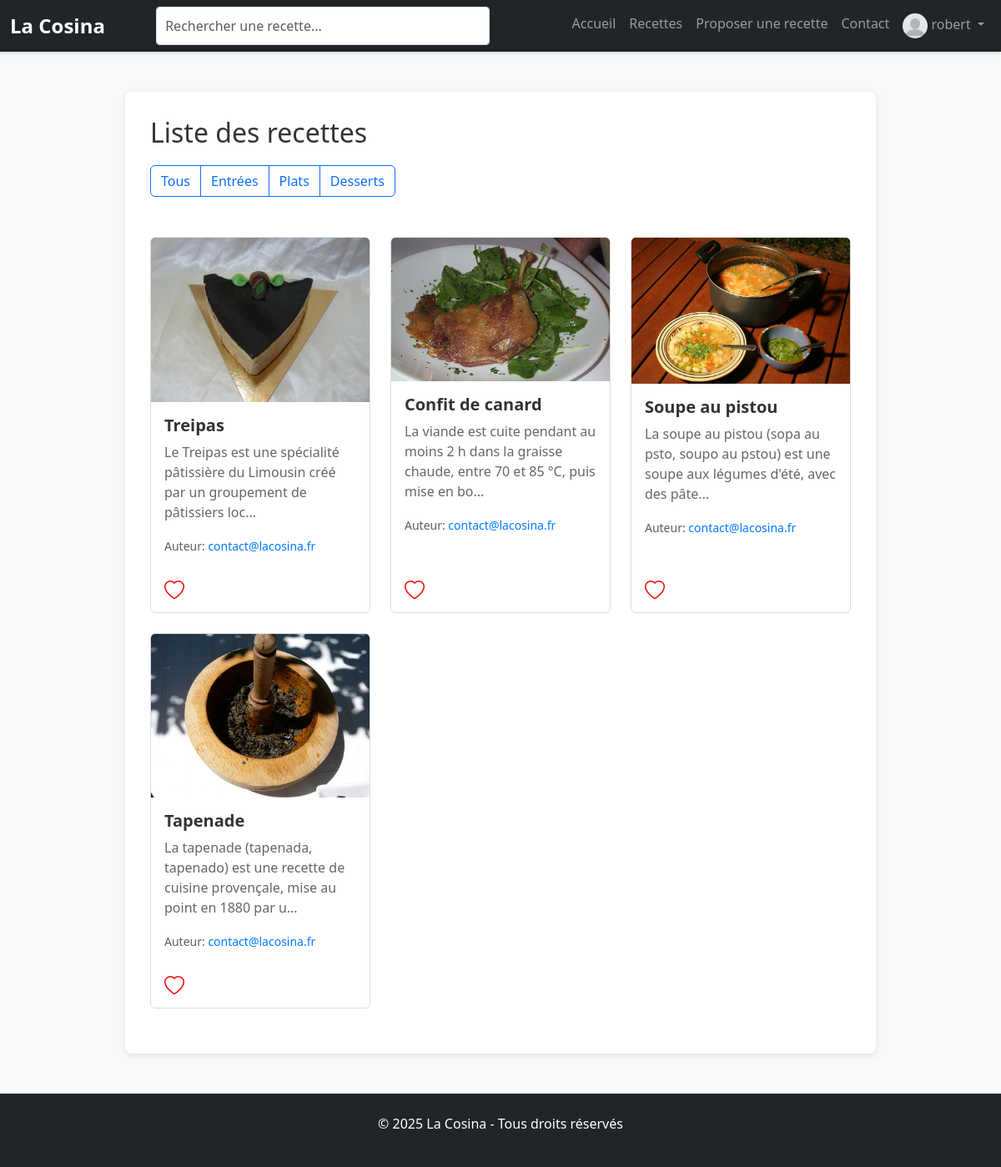
/ (signed in), run on the app's committed database.
### tables this page shows
CREATE TABLE `recettes` (
    `id` int NOT NULL AUTO_INCREMENT,
    `titre` varchar(100) NOT NULL,
    `description` text NOT NULL,
    `auteur` varchar(100) NOT NULL,
    `image` varchar(100) DEFAULT NULL,
    `date_creation` datetime NOT NULL,
    `type_plat` enum('Entrée', 'Plat', 'Dessert') DEFAULT 'Plat',
    `isApproved` tinyint(1) DEFAULT 1,
    PRIMARY KEY (`id`)
);

### controllers/RecetteController.php (called while the page is built, shortened)
<?php
class RecetteController
{
    private $recette;
    public function __construct($recette)
    {
        $this->recette = $recette;
    }
    public function lister()
    {
        $type_plat = isset($_GET['type_plat']) ? $_GET['type_plat'] : null;
        $recettes = $this->recette->getAll($type_plat, true);
        $favorisIds = [];
        include 'views/Recette/liste.php';
    }
}
?>

### models/Recette.php (called while the page is built, shortened)
<?php
class Recette
{
    private $pdo;
    public function __construct($pdo)
    {
        $this->pdo = $pdo;
    }
    public function getAll($type_plat = null, $onlyApproved = true)
    {
        $sql = "SELECT * FROM recettes WHERE 1=1";
        $params = [];
        if ($onlyApproved) {
            $sql .= " AND isApproved = 1";
        }
        $sql .= " ORDER BY date_creation DESC";
        $stmt = $this->pdo->prepare($sql);
        $stmt->execute($params);
        return $stmt->fetchAll(PDO::FETCH_ASSOC);
    }
}
?>

### views/Recette/liste.php (the view, shortened to what this page needs)
<h2>Liste des recettes</h2>
<div class="btn-group mb-4" role="group" aria-label="Filtrer par type de plat">
    <button type="button" class="btn btn-outline-primary filter-btn" data-type="">Tous</button>
    <button type="button" class="btn btn-outline-primary filter-btn" data-type="Entrée">Entrées</button>
    <button type="button" class="btn btn-outline-primary filter-btn" data-type="Plat">Plats</button>
    <button type="button" class="btn btn-outline-primary filter-btn" data-type="Dessert">Desserts</button>
</div>
<div class="row mt-4" id="recettes-container">
    <?php foreach ($recettes as $r): ?>
        <div class="col-md-4 mb-4">
            <div class="recipe card h-100" data-id="<?php echo $r['id']; ?>">
                <img src="<?php echo ($r['image'] ? $r['image'] : 'images/no_image.png'); ?>" class="card-img-top recipe-clickable" alt="<?php echo htmlspecialchars($r['titre']); ?>">
                <div class="card-body recipe-clickable">
                    <h5 class="card-title"><?php echo htmlspecialchars($r['titre']); ?></h5>
                    <p class="card-text"><?php echo htmlspecialchars(substr($r['description'], 0, 100)) . '...'; ?></p>
                    <p class="card-text"><small class="text-muted">Auteur: <a href="mailto:<?php echo htmlspecialchars($r['auteur']); ?>" onclick="event.stopPropagation();"><?php echo htmlspecialchars($r['auteur']); ?></a></small></p>
                </div>
                <div class="card-footer bg-transparent border-0">
                    <div class="d-flex justify-content-between align-items-center">
                        <div>
                            <?php if (isset($_SESSION['id'])): ?>
                                <span class="recipe-fav" data-id="<?php echo $r['id']; ?>" style="cursor: pointer; font-size: 1.5rem;" title="<?php echo in_array($r['id'], $favorisIds) ? 'Retirer des favoris' : 'Ajouter aux favoris'; ?>">
                                    <i class="bi <?php echo in_array($r['id'], $favorisIds) ? 'bi-heart-fill' : 'bi-heart'; ?>" style="color: red;"></i>
                                </span>
                            <?php endif; ?>
                        </div>
                    </div>
                </div>
            </div>
        </div>
    <?php endforeach; ?>
</div>

### css/style.css (style rules this page uses)
body { background-color: #f8f9fa; font-family: 'Segoe UI', Tahoma, Geneva, Verdana, sans-serif; }
.recipe.card { transition: all 0.3s ease; cursor: pointer; border: 1px solid #ddd; }
.card-title { color: #333; font-weight: 600; }
.card-text { color: #666; }
.filter-btn { transition: all 0.2s ease; }
.card { animation: fadeIn 0.3s ease; }
h1, h2 { color: #333; margin-bottom: 20px; }
a { color: #007bff; text-decoration: none; }

### data on the page
recettes: image (picture), titre "Treipas", description "Le Treipas est une spécialité pâtissière du Limousin créé par un groupement de pâtissiers loc", auteur "contact@lacosina.fr"
recettes: image (picture), titre "Confit de canard", description "La viande est cuite pendant au moins 2 h dans la graisse chaude, entre 70 et 85 °C, puis mise en bo", auteur "contact@lacosina.fr"
recettes: image (picture), titre "Soupe au pistou", description "La soupe au pistou (sopa au psto, soupo au pstou) est une soupe aux légumes d'été, avec des pâte", auteur "contact@lacosina.fr"
recettes: image+titre (picture), titre "Tapenade", description "La tapenade (tapenada, tapenado) est une recette de cuisine provençale, mise au point en 1880 par u", auteur "contact@lacosina.fr"

### other printed values
$_SESSION['user_identifiant'] "robert"
